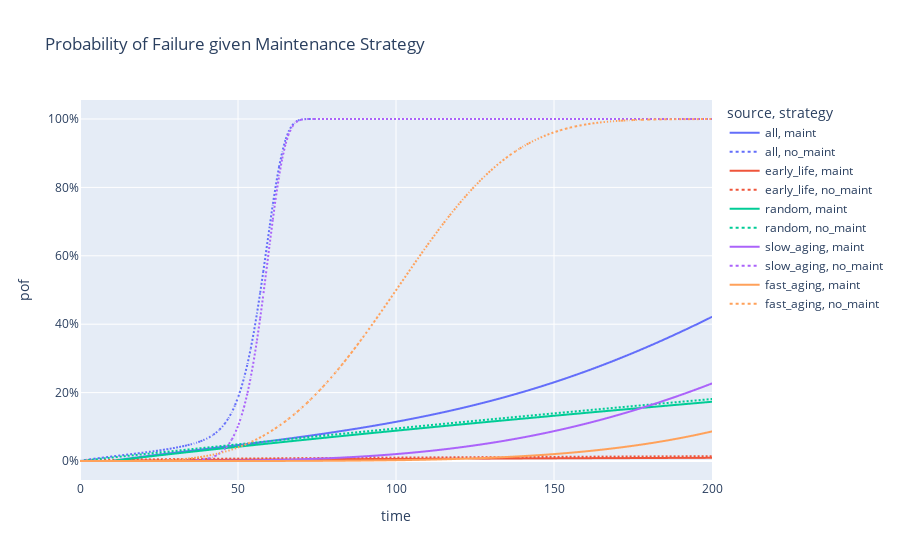

The notebook cell this image was saved under:
### Code cell
comp.mc_timeline(1000)
update_pof_fig(comp)

### Figure 1 — Plotly figure (JSON) as saved in the notebook; plotly's stock layout.template omitted (floating-point values rounded to 4 significant figures; data arrays with more than 128 entries replaced by an {"elided": "..."} marker saying what was removed)
{"data": [{"hovertemplate": "source=all<br>strategy=maint<br>time=%{x}<br>pof=%{y}<extra></extra>", "legendgroup": "all, maint", "line": {"color": "#636efa", "dash": "solid"}, "mode": "lines", "name": "all, maint", "showlegend": true, "type": "scattergl", "x": {"elided": "201 int values"}, "xaxis": "x", "y": {"elided": "201 float values"}, "yaxis": "y"}, {"hovertemplate": "source=all<br>strategy=no_maint<br>time=%{x}<br>pof=%{y}<extra></extra>", "legendgroup": "all, no_maint", "line": {"color": "#636efa", "dash": "dot"}, "mode": "lines", "name": "all, no_maint", "showlegend": true, "type": "scattergl", "x": {"elided": "201 int values"}, "xaxis": "x", "y": {"elided": "201 float values"}, "yaxis": "y"}, {"hovertemplate": "source=early_life<br>strategy=maint<br>time=%{x}<br>pof=%{y}<extra></extra>", "legendgroup": "early_life, maint", "line": {"color": "#EF553B", "dash": "solid"}, "mode": "lines", "name": "early_life, maint", "showlegend": true, "type": "scattergl", "x": {"elided": "201 int values"}, "xaxis": "x", "y": {"elided": "201 float values"}, "yaxis": "y"}, {"hovertemplate": "source=early_life<br>strategy=no_maint<br>time=%{x}<br>pof=%{y}<extra></extra>", "legendgroup": "early_life, no_maint", "line": {"color": "#EF553B", "dash": "dot"}, "mode": "lines", "name": "early_life, no_maint", "showlegend": true, "type": "scattergl", "x": {"elided": "201 int values"}, "xaxis": "x", "y": {"elided": "201 float values"}, "yaxis": "y"}, {"hovertemplate": "source=random<br>strategy=maint<br>time=%{x}<br>pof=%{y}<extra></extra>", "legendgroup": "random, maint", "line": {"color": "#00cc96", "dash": "solid"}, "mode": "lines", "name": "random, maint", "showlegend": true, "type": "scattergl", "x": {"elided": "201 int values"}, "xaxis": "x", "y": {"elided": "201 float values"}, "yaxis": "y"}, {"hovertemplate": "source=random<br>strategy=no_maint<br>time=%{x}<br>pof=%{y}<extra></extra>", "legendgroup": "random, no_maint", "line": {"color": "#00cc96", "dash": "dot"}, "mode": "lines", "name": "random, no_maint", "showlegend": true, "type": "scattergl", "x": {"elided": "201 int values"}, "xaxis": "x", "y": {"elided": "201 float values"}, "yaxis": "y"}, {"hovertemplate": "source=slow_aging<br>strategy=maint<br>time=%{x}<br>pof=%{y}<extra></extra>", "legendgroup": "slow_aging, maint", "line": {"color": "#ab63fa", "dash": "solid"}, "mode": "lines", "name": "slow_aging, maint", "showlegend": true, "type": "scattergl", "x": {"elided": "201 int values"}, "xaxis": "x", "y": {"elided": "201 float values"}, "yaxis": "y"}, {"hovertemplate": "source=slow_aging<br>strategy=no_maint<br>time=%{x}<br>pof=%{y}<extra></extra>", "legendgroup": "slow_aging, no_maint", "line": {"color": "#ab63fa", "dash": "dot"}, "mode": "lines", "name": "slow_aging, no_maint", "showlegend": true, "type": "scattergl", "x": {"elided": "201 int values"}, "xaxis": "x", "y": {"elided": "201 float values"}, "yaxis": "y"}, {"hovertemplate": "source=fast_aging<br>strategy=maint<br>time=%{x}<br>pof=%{y}<extra></extra>", "legendgroup": "fast_aging, maint", "line": {"color": "#FFA15A", "dash": "solid"}, "mode": "lines", "name": "fast_aging, maint", "showlegend": true, "type": "scattergl", "x": {"elided": "201 int values"}, "xaxis": "x", "y": {"elided": "201 float values"}, "yaxis": "y"}, {"hovertemplate": "source=fast_aging<br>strategy=no_maint<br>time=%{x}<br>pof=%{y}<extra></extra>", "legendgroup": "fast_aging, no_maint", "line": {"color": "#FFA15A", "dash": "dot"}, "mode": "lines", "name": "fast_aging, no_maint", "showlegend": true, "type": "scattergl", "x": {"elided": "201 int values"}, "xaxis": "x", "y": {"elided": "201 float values"}, "yaxis": "y"}], "layout": {"legend": {"title": {"text": "source, strategy"}, "tracegroupgap": 0}, "title": {"text": "Probability of Failure given Maintenance Strategy"}, "xaxis": {"anchor": "y", "domain": [0, 1], "title": {"text": "time"}}, "yaxis": {"anchor": "x", "domain": [0, 1], "tickformat": ",.0%", "title": {"text": "pof"}}}}
